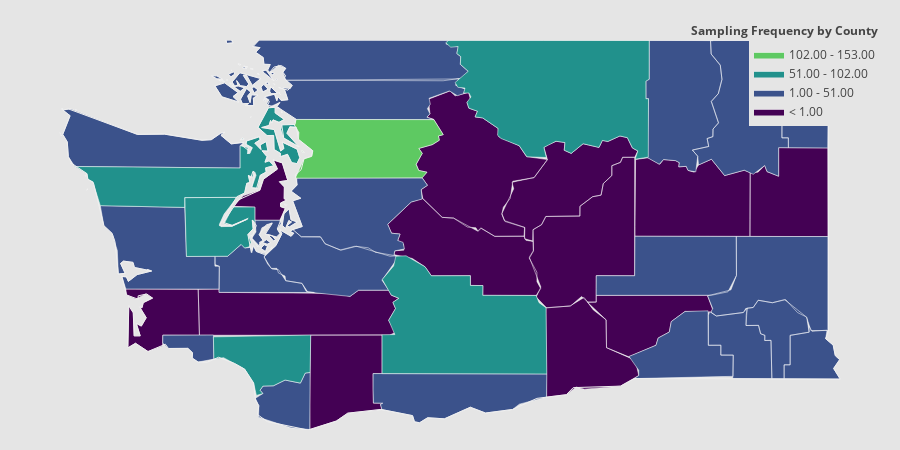

This figure's notebook cell:
### Code cell
import plotly.figure_factory as ff

import numpy as np
import pandas as pd

from collections import defaultdict
values = defaultdict(int)
for x in failure_mode_history[80:,:]:
    for y in x:
        values[y] += 1

values = [values[i]+1 for i in range(39)]
fips = data['fips'].tolist()

endpts = list(np.mgrid[min(values):max(values):4j])

fig = ff.create_choropleth(
    fips=fips, values=values, scope=['Washington'], show_state_data=True,
     binning_endpoints=endpts, round_legend_values=True,
    plot_bgcolor='rgb(229,229,229)',
    paper_bgcolor='rgb(229,229,229)',
    legend_title='Sampling Frequency by County',
    county_outline={'color': 'rgb(255,255,255)', 'width': 0.5},
    exponent_format=True,
)
# fig = ff.create_choropleth(
#     fips=fips, values=values, scope=['Washington'], show_state_data=True,
#     colorscale=colorscale, binning_endpoints=endpts, round_legend_values=True,
#     plot_bgcolor='rgb(229,229,229)',
#     paper_bgcolor='rgb(229,229,229)',
#     legend_title='Population by County',
#     county_outline={'color': 'rgb(255,255,255)', 'width': 0.5},
#     exponent_format=True,
# )
fig.layout.template = None
fig.show()

### Figure 1 — Plotly figure (JSON) as saved in the notebook; plotly's stock layout.template omitted (floating-point values rounded to 4 significant figures; data arrays with more than 128 entries replaced by an {"elided": "..."} marker saying what was removed)
{"data": [{"fill": "toself", "fillcolor": "rgb(68, 1, 84)", "hoverinfo": "none", "line": {"color": "rgb(255,255,255)", "width": 0.5}, "mode": "lines", "name": "< 1.00", "type": "scatter", "x": {"elided": "293 float values"}, "y": {"elided": "293 float values"}}, {"fill": "toself", "fillcolor": "rgb(59, 82, 139)", "hoverinfo": "none", "line": {"color": "rgb(255,255,255)", "width": 0.5}, "mode": "lines", "name": "1.00 - 51.00", "type": "scatter", "x": {"elided": "753 float values"}, "y": {"elided": "753 float values"}}, {"fill": "toself", "fillcolor": "rgb(33, 145, 140)", "hoverinfo": "none", "line": {"color": "rgb(255,255,255)", "width": 0.5}, "mode": "lines", "name": "51.00 - 102.00", "type": "scatter", "x": {"elided": "215 float values"}, "y": {"elided": "215 float values"}}, {"fill": "toself", "fillcolor": "rgb(94, 201, 98)", "hoverinfo": "none", "line": {"color": "rgb(255,255,255)", "width": 0.5}, "mode": "lines", "name": "102.00 - 153.00", "type": "scatter", "x": [-122.3, -122.3, -122.3, -122.3, -122.3, null, -122.4, -122.4, -121.0, -120.9, -121.0, -120.9, -121.0, -121.2, -121.1, -121.2, -121.2, -121.1, -121.1, -122.4, -122.3, -122.2, -122.2, -122.4, -122.4, -122.4, null], "y": [48.02, 48.02, 48.01, 48.01, 48.02, null, 48.25, 48.3, 48.3, 48.16, 48.15, 48.11, 48.07, 48.04, 48.0, 47.9, 47.85, 47.83, 47.78, 47.78, 47.95, 47.97, 48.02, 48.12, 48.18, 48.25, null]}, {"fill": "toself", "fillcolor": "rgb(253, 231, 37)", "hoverinfo": "none", "line": {"color": "rgb(255,255,255)", "width": 0.5}, "mode": "lines", "name": "> 153.00", "type": "scatter", "x": [], "y": []}, {"hoverinfo": "text", "legendgroup": "centroids", "marker": {"color": "white", "opacity": 0}, "mode": "markers", "name": "US Counties", "selected": {"marker": {"color": "white", "opacity": 1, "size": 3}}, "showlegend": false, "text": ["County: Whatcom<br>State: Washington<br>FIPS: 53073<br>Value: 2", "County: Whatcom<br>State: Washington<br>FIPS: 53073<br>Value: 2", "County: Whatcom<br>State: Washington<br>FIPS: 53073<br>Value: 2", "County: Whatcom<br>State: Washington<br>FIPS: 53073<br>Value: 2", "County: Whatcom<br>State: Washington<br>FIPS: 53073<br>Value: 2", "County: Snohomish<br>State: Washington<br>FIPS: 53061<br>Value: 153", "County: Snohomish<br>State: Washington<br>FIPS: 53061<br>Value: 153", "County: Skagit<br>State: Washington<br>FIPS: 53057<br>Value: 2", "County: Skagit<br>State: Washington<br>FIPS: 53057<br>Value: 2", "County: Skagit<br>State: Washington<br>FIPS: 53057<br>Value: 2", "County: Skagit<br>State: Washington<br>FIPS: 53057<br>Value: 2", "County: Skagit<br>State: Washington<br>FIPS: 53057<br>Value: 2", "County: Skagit<br>State: Washington<br>FIPS: 53057<br>Value: 2", "County: Skagit<br>State: Washington<br>FIPS: 53057<br>Value: 2", "County: Skagit<br>State: Washington<br>FIPS: 53057<br>Value: 2", "County: Skagit<br>State: Washington<br>FIPS: 53057<br>Value: 2", "County: Skagit<br>State: Washington<br>FIPS: 53057<br>Value: 2", "County: Skagit<br>State: Washington<br>FIPS: 53057<br>Value: 2", "County: Skagit<br>State: Washington<br>FIPS: 53057<br>Value: 2", "County: Skagit<br>State: Washington<br>FIPS: 53057<br>Value: 2", "County: San Juan<br>State: Washington<br>FIPS: 53055<br>Value: 30", "County: San Juan<br>State: Washington<br>FIPS: 53055<br>Value: 30", "County: San Juan<br>State: Washington<br>FIPS: 53055<br>Value: 30", "County: San Juan<br>State: Washington<br>FIPS: 53055<br>Value: 30", "County: San Juan<br>State: Washington<br>FIPS: 53055<br>Value: 30", "County: San Juan<br>State: Washington<br>FIPS: 53055<br>Value: 30", "County: San Juan<br>State: Washington<br>FIPS: 53055<br>Value: 30", "County: San Juan<br>State: Washington<br>FIPS: 53055<br>Value: 30", "County: San Juan<br>State: Washington<br>FIPS: 53055<br>Value: 30", "County: San Juan<br>State: Washington<br>FIPS: 53055<br>Value: 30", "County: San Juan<br>State: Washington<br>FIPS: 53055<br>Value: 30", "County: San Juan<br>State: Washington<br>FIPS: 53055<br>Value: 30", "County: San Juan<br>State: Washington<br>FIPS: 53055<br>Value: 30", "County: San Juan<br>State: Washington<br>FIPS: 53055<br>Value: 30", "County: San Juan<br>State: Washington<br>FIPS: 53055<br>Value: 30", "County: San Juan<br>State: Washington<br>FIPS: 53055<br>Value: 30", "County: San Juan<br>State: Washington<br>FIPS: 53055<br>Value: 30", "County: San Juan<br>State: Washington<br>FIPS: 53055<br>Value: 30", "County: San Juan<br>State: Washington<br>FIPS: 53055<br>Value: 30", "County: San Juan<br>State: Washington<br>FIPS: 53055<br>Value: 30", "County: San Juan<br>State: Washington<br>FIPS: 53055<br>Value: 30", "County: San Juan<br>State: Washington<br>FIPS: 53055<br>Value: 30", "County: Pierce<br>State: Washington<br>FIPS: 53053<br>Value: 3", "County: Pierce<br>State: Washington<br>FIPS: 53053<br>Value: 3", "County: Pierce<br>State: Washington<br>FIPS: 53053<br>Value: 3", "County: Pierce<br>State: Washington<br>FIPS: 53053<br>Value: 3", "County: Pierce<br>State: Washington<br>FIPS: 53053<br>Value: 3", "County: Pierce<br>State: Washington<br>FIPS: 53053<br>Value: 3", "County: Pierce<br>State: Washington<br>FIPS: 53053<br>Value: 3", "County: Kitsap<br>State: Washington<br>FIPS: 53035<br>Value: 1", "County: Kitsap<br>State: Washington<br>FIPS: 53035<br>Value: 1", "County: King<br>State: Washington<br>FIPS: 53033<br>Value: 2", "County: King<br>State: Washington<br>FIPS: 53033<br>Value: 2", "County: Jefferson<br>State: Washington<br>FIPS: 53031<br>Value: 83", "County: Jefferson<br>State: Washington<br>FIPS: 53031<br>Value: 83", "County: Jefferson<br>State: Washington<br>FIPS: 53031<br>Value: 83", "County: Jefferson<br>State: Washington<br>FIPS: 53031<br>Value: 83", "County: Island<br>State: Washington<br>FIPS: 53029<br>Value: 94", "County: Island<br>State: Washington<br>FIPS: 53029<br>Value: 94", "County: Island<br>State: Washington<br>FIPS: 53029<br>Value: 94", "County: Grays Harbor<br>State: Washington<br>FIPS: 53027<br>Value: 2", "County: Grays Harbor<br>State: Washington<br>FIPS: 53027<br>Value: 2", "County: Clallam<br>State: Washington<br>FIPS: 53009<br>Value: 2", "County: Clallam<br>State: Washington<br>FIPS: 53009<br>Value: 2", "County: Clallam<br>State: Washington<br>FIPS: 53009<br>Value: 2", "County: Clallam<br>State: Washington<br>FIPS: 53009<br>Value: 2", "County: Clallam<br>State: Washington<br>FIPS: 53009<br>Value: 2", "County: Clallam<br>State: Washington<br>FIPS: 53009<br>Value: 2", "County: Adams<br>State: Washington<br>FIPS: 53001<br>Value: 14", "County: Asotin<br>State: Washington<br>FIPS: 53003<br>Value: 37", "County: Benton<br>State: Washington<br>FIPS: 53005<br>Value: 1", "County: Chelan<br>State: Washington<br>FIPS: 53007<br>Value: 1", "County: Clark<br>State: Washington<br>FIPS: 53011<br>Value: 5", "County: Columbia<br>State: Washington<br>FIPS: 53013<br>Value: 6", "County: Cowlitz<br>State: Washington<br>FIPS: 53015<br>Value: 89", "County: Douglas<br>State: Washington<br>FIPS: 53017<br>Value: 1", "County: Ferry<br>State: Washington<br>FIPS: 53019<br>Value: 2", "County: Franklin<br>State: Washington<br>FIPS: 53021<br>Value: 1", "County: Garfield<br>State: Washington<br>FIPS: 53023<br>Value: 2", "County: Grant<br>State: Washington<br>FIPS: 53025<br>Value: 1", "County: Kittitas<br>State: Washington<br>FIPS: 53037<br>Value: 1", "County: Klickitat<br>State: Washington<br>FIPS: 53039<br>Value: 4", "County: Lewis<br>State: Washington<br>FIPS: 53041<br>Value: 1", "County: Lincoln<br>State: Washington<br>FIPS: 53043<br>Value: 1", "County: Mason<br>State: Washington<br>FIPS: 53045<br>Value: 61", "County: Okanogan<br>State: Washington<br>FIPS: 53047<br>Value: 73", "County: Pacific<br>State: Washington<br>FIPS: 53049<br>Value: 1", "County: Pend Oreille<br>State: Washington<br>FIPS: 53051<br>Value: 5", "County: Skamania<br>State: Washington<br>FIPS: 53059<br>Value: 1", "County: Spokane<br>State: Washington<br>FIPS: 53063<br>Value: 1", "County: Stevens<br>State: Washington<br>FIPS: 53065<br>Value: 4", "County: Thurston<br>State: Washington<br>FIPS: 53067<br>Value: 3", "County: Wahkiakum<br>State: Washington<br>FIPS: 53069<br>Value: 28", "County: Walla Walla<br>State: Washington<br>FIPS: 53071<br>Value: 2", "County: Whitman<br>State: Washington<br>FIPS: 53075<br>Value: 2", "County: Yakima<br>State: Washington<br>FIPS: 53077<br>Value: 82"], "type": "scatter", "unselected": {"marker": {"opacity": 0}}, "x": [[-122.6], [-122.6], [-122.7], [-121.7], [-123.1], [-122.3], [-121.7], [-122.5], [-122.5], [-122.6], [-122.6], [-122.6], [-122.6], [-122.6], [-122.6], [-122.7], [-121.7], [-122.7], [-122.7], [-122.7], [-122.8], [-122.8], [-122.8], [-122.8], [-122.8], [-122.9], [-122.9], [-123.0], [-123.0], [-123.0], [-123.0], [-122.9], [-123.0], [-123.0], [-123.0], [-123.0], [-123.1], [-123.1], [-123.1], [-123.1], [-123.1], [-123.2], [-122.6], [-122.6], [-122.1], [-122.7], [-122.7], [-122.7], [-122.8], [-122.5], [-122.7], [-121.8], [-122.5], [-122.9], [-124.5], [-124.5], [-123.6], [-122.5], [-122.6], [-122.8], [-123.9], [-123.8], [-124.6], [-124.6], [-123.9], [-124.7], [-124.8], [-124.8], -118.6, -117.2, -119.5, -120.6, -122.5, -117.9, -122.7, -119.7, -118.5, -118.9, -117.5, -119.5, -120.7, -120.8, -122.4, -118.4, -123.2, -119.7, -123.7, -117.3, -121.9, -117.4, -117.9, -122.8, -123.4, -118.5, -117.5, -120.7], "y": [[48.65], [48.7], [48.69], [48.83], [48.99], [48.01], [48.05], [48.36], [48.52], [48.54], [48.54], [48.4], [48.61], [48.58], [48.55], [48.62], [48.48], [48.46], [48.48], [48.57], [48.7], [48.7], [48.59], [48.56], [48.75], [48.76], [48.49], [48.78], [48.57], [48.6], [48.6], [48.65], [48.59], [48.73], [48.62], [48.7], [48.65], [48.65], [48.64], [48.64], [48.54], [48.67], [47.16], [47.25], [47.0], [47.21], [47.16], [47.32], [47.26], [47.54], [47.61], [47.49], [47.41], [48.13], [47.67], [47.8], [47.75], [48.19], [48.16], [48.32], [46.96], [47.15], [48.38], [47.91], [48.05], [48.39], [48.16], [48.18], 46.98, 46.19, 46.24, 47.87, 45.78, 46.3, 46.19, 47.74, 48.47, 46.53, 46.43, 47.21, 47.12, 45.87, 46.58, 47.58, 47.35, 48.55, 46.56, 48.53, 46.02, 47.62, 48.4, 46.93, 46.29, 46.23, 46.9, 46.46]}, {"hoverinfo": "text", "legendgroup": "States", "line": {"color": "rgb(240, 240, 240)", "width": 1}, "mode": "lines", "showlegend": false, "type": "scatter", "x": {"elided": "606 float values"}, "y": {"elided": "606 float values"}}], "layout": {"annotations": [{"showarrow": false, "text": "<b>Sampling Frequency by County</b>", "x": 1, "xanchor": "right", "xref": "paper", "y": 1.05, "yref": "paper"}], "dragmode": "select", "height": 450, "hovermode": "closest", "legend": {"traceorder": "reversed", "x": 1, "xanchor": "right", "y": 1, "yanchor": "top"}, "margin": {"b": 20, "l": 20, "r": 20, "t": 40}, "paper_bgcolor": "rgb(229,229,229)", "plot_bgcolor": "rgb(229,229,229)", "width": 900, "xaxis": {"autorange": false, "fixedrange": true, "range": [-125.2, -116.5], "showgrid": false, "showticklabels": false, "type": "linear", "zeroline": false}, "yaxis": {"autorange": false, "fixedrange": true, "range": [45.54, 49.0], "showgrid": false, "showticklabels": false, "type": "linear", "zeroline": false}}}
